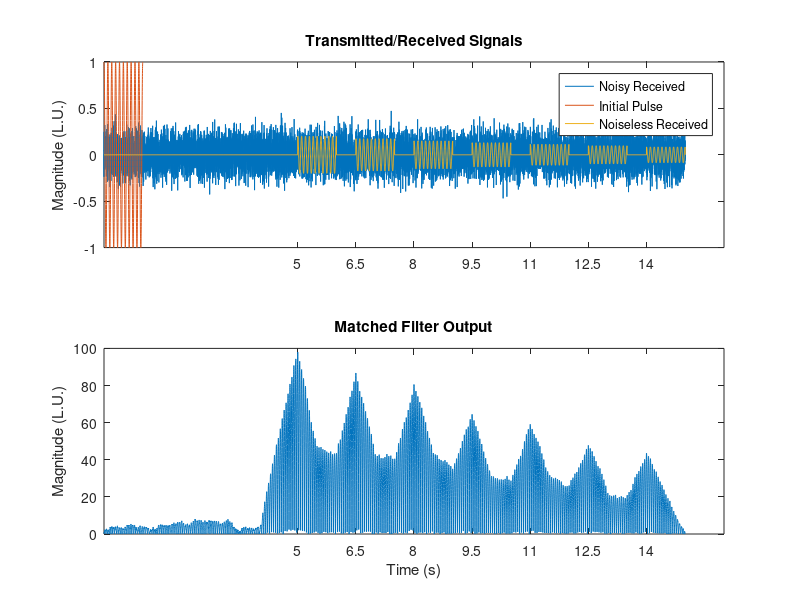

The MATLAB source for this figure: (Note: this script raises an error after producing the figure.)
%% 时域互相关

% 发射信号构建， 1s长脉冲，载波f0=10hz， 总时长15s， 采样率fs 1khz
fs = 1e3;
tmax = 15;
tt = 0:1/fs:tmax-1/fs;
f0 = 10;
T = 1;
t = 0:1/fs:T-1/fs;
pls = cos(2*pi*f0*t);

% 接收信号构建， 5s后碰到目标，每隔2s一个目标，反射系数是0.2， 随距离衰减
t0 = 5;
dt = 2*T;
lgs = t0:dt:tmax;
att = 1.1;
ref = 0.2;
rpls = pulstran(tt,[lgs;ref*att.^-(lgs-t0)]',pls,fs);
% 增加高斯白噪声， SNR 15db
SNR = 15;
r = randn(size(tt))*std(pls)/db2mag(SNR);
rplsnoise = r+rpls;

% 做互相关， 时域匹配滤波实现，只要正时延
[m,lg] = xcorr(rplsnoise, pls);
m = m(lg>=0);
tm = lg(lg>=0)/fs;

subplot(2,1,1)
plot(tt,rplsnoise,t,pls,tt,rpls)
xticks(lgs)
legend('Noisy Received','Initial Pulse','Noiseless Received')
title('Transmitted/Received Signals')
ylabel('Magnitude (L.U.)')

subplot(2,1,2)
plot(tm,abs(m))
xticks(lgs)
title('Matched Filter Output')
xlabel('Time (s)')
ylabel('Magnitude (L.U.)')

% 如果目标距离较近，引起距离模糊
dt = 1.5*T;
lgs = t0:dt:tmax;
rpls = pulstran(tt,[lgs;ref*att.^-(lgs-t0)]',pls,fs);
rplsnoise = r + rpls;
[m,lg] = xcorr(rplsnoise,pls);
m = m(lg>=0);
tm = lg(lg>=0)/fs;

subplot(2,1,1)
plot(tt,r,t,pls,tt,rpls)
xticks(lgs)
legend('Noisy Received','Initial Pulse','Noiseless Received')
title('Transmitted/Received Signals')
ylabel('Magnitude (L.U.)')

subplot(2,1,2)
plot(tm,abs(m))
xticks(lgs)
title('Matched Filter Output')
xlabel('Time (s)')
ylabel('Magnitude (L.U.)')

% 利用线性调频信号提高距离分辨， 旁瓣也更低
pls = chirp(t,0,T,f0,'complex');
rpls = pulstran(tt,[lgs;ref*att.^-(lgs-t0)]',pls,fs);
r = randn(size(tt))*std(pls)/db2mag(SNR);
rplsnoise = r + rpls;

[m,lg] = xcorr(rplsnoise,pls);
m = m(lg>=0);
tm = lg(lg>=0)/fs;

subplot(2,1,1)
plot(tt,real(r),t,real(pls),tt,real(rpls))
xticks(lgs)
legend('Noisy Received','Initial Pulse','Noiseless Received')
title('Transmitted/Received Signals')
ylabel('Magnitude (L.U.)')

subplot(2,1,2)
plot(tm,abs(m))
xticks(lgs)
title('Matched Filter Output')
xlabel('Time (s)')
ylabel('Magnitude (L.U.)')

%% 匹配滤波的频域实现， 更快， 数字域才叫匹配滤波
% 发射脉冲取反转共轭，并与补齐与接收长度一致， 时域卷积=频域相乘
% 最大值延迟脉冲T时间
pls_rev = [fliplr(pls) zeros(1, length(r) - length(pls))];
PLS = fft(conj(pls_rev));
R = fft(rplsnoise);
fft_conv = PLS.*R;
faxis = linspace(-fs/2,fs/2,length(PLS));

clf
subplot(3,1,1)
plot(faxis,abs(fftshift(PLS)))
title('FFT of Time-Reversed Transmitted Pulse')
xlim([-100 100])
ylabel('Magnitude (L.U)')

subplot(3,1,2)
plot(faxis,abs(fftshift(R)))
title('FFT of Noisy Signal')
xlim([-100 100])
ylabel('Magnitude (L.U)')

subplot(3,1,3)
plot(faxis,abs(fftshift(fft_conv)))
title("FFT of Multiplied Signals")
xlabel('Frequency (Hz)')
xlim([-100 100])
ylabel('Magnitude (L.U)')

pls_prod = ifft(fft_conv);

clf
plot((0:length(pls_prod)-1)/fs,abs(pls_prod))
xticks(lgs+T)
xlabel('Time (s)')
ylabel('Magnitude (L.U.)')
title('Matched Filter Output')

% 加窗降低旁瓣 
n = fftfilt(fliplr(conj(pls)),rplsnoise);
n_win = fftfilt(fliplr(conj(pls).*taylorwin(length(pls), 30)'),rplsnoise);

clf
plot(tt,abs(n),tt,abs(n_win))
xticks(lgs+T)
xlabel('Time (s)')
ylabel('Magnitude (L.U.)')
legend('No Window', 'Hamming Window')
title('Matched Filter Output')
